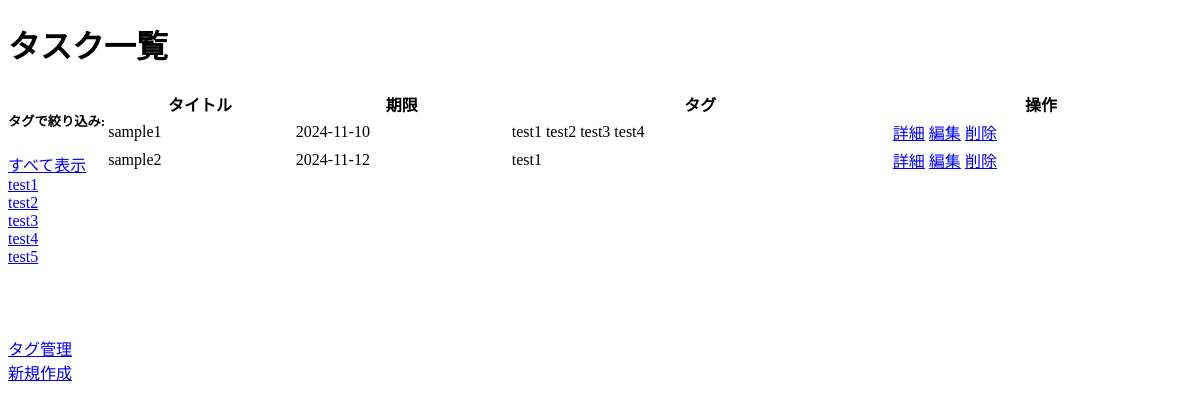
/, run on an earlier commit of the app's database.
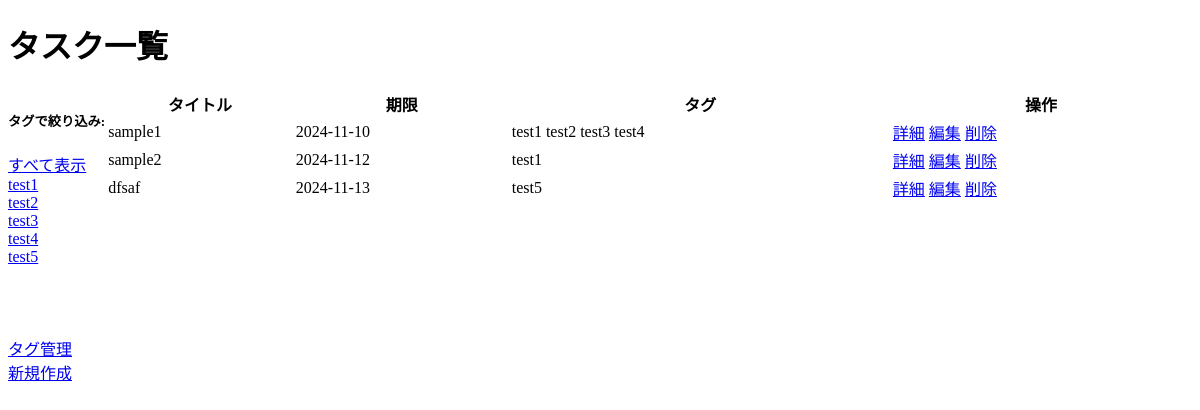
And on a later commit of the database.
### app.py (models this page shows)
class Tag(db.Model):
    id = db.Column(db.Integer, primary_key=True)
    name = db.Column(db.String(30), nullable=False, unique=True)

class Post(db.Model):
    id = db.Column(db.Integer, primary_key=True)
    title = db.Column(db.String(30), nullable=False)
    detail = db.Column(db.String(100))
    due = db.Column(db.DateTime, nullable=False)
    tags = db.relationship('Tag', secondary=post_tags, lazy='joined',
                          backref=db.backref('posts', lazy=True))

### app.py (the view, shortened to what this page needs)
@app.route("/", methods=['GET', 'POST'])
def index():
    if request.method == 'GET':
        tag_name = request.args.get('tag')
        if tag_name:
            tag = Tag.query.filter_by(name=tag_name).first()
            if tag:
                posts = tag.posts
            else:
                posts = []
        else:
            posts = Post.query.order_by(Post.due).all()
        tags = Tag.query.all()  # すべてのタグを取得
        return render_template('index.html', posts=posts, tags=tags)

### templates/index.html
{% extends 'base.html' %}
{% block head %}
    <link rel="stylesheet" href="../static/style.css">
{% endblock %}
{% block content %}
<h1 class="my-4">タスク一覧</h1>
<div class="container">
    <div class="header-content">
        <div class="mb-4">
            <h5>タグで絞り込み:</h5>
            <div class="d-flex flex-wrap gap-2">
                <a href="/" class="btn btn-outline-primary btn-sm">すべて表示</a><br>
                {% for tag in tags %}
                    <a href="/?tag={{ tag.name }}" class="btn btn-outline-secondary btn-sm">{{ tag.name }}</a><br>
                {% endfor %}
            </div>
        </div>
        <div>
            <br>
            <br>
            <a href="/tags" class="btn btn-secondary mb-3 ms-2">タグ管理</a><br>
            <a href="/create" class="btn btn-primary mb-3">新規作成</a>
        </div>
    </div>
    <div class="table-container">
        <table class="table">
            <thead>
                <tr>
                    <th>タイトル</th>
                    <th>期限</th>
                    <th>タグ</th>
                    <th>操作</th>
                </tr>
            </thead>
            <tbody>
            {% for post in posts %}
                <tr>
                    <td>{{ post.title }}</td>
                    <td>{{ post.due.date() }}</td>
                    <td>
                        {% for tag in post.tags %}
                            <span class="badge bg-secondary">{{ tag.name }}</span>
                        {% endfor %}
                    </td>
                    <td>
                        <a href="/detail/{{ post.id }}" class="btn btn-info btn-sm">詳細</a>
                        <a href="/update/{{ post.id }}" class="btn btn-success btn-sm">編集</a>
                        <a href="/delete/{{ post.id }}" class="btn btn-danger btn-sm">削除</a>
                    </td>
                </tr>
            {% endfor %}
            </tbody>
        </table>
    </div>
</div>
{% endblock %}

What changed in the data, as far as the page shows it:
added Post: title "dfsaf", due "2024-11-13", Tag (name "test5")
